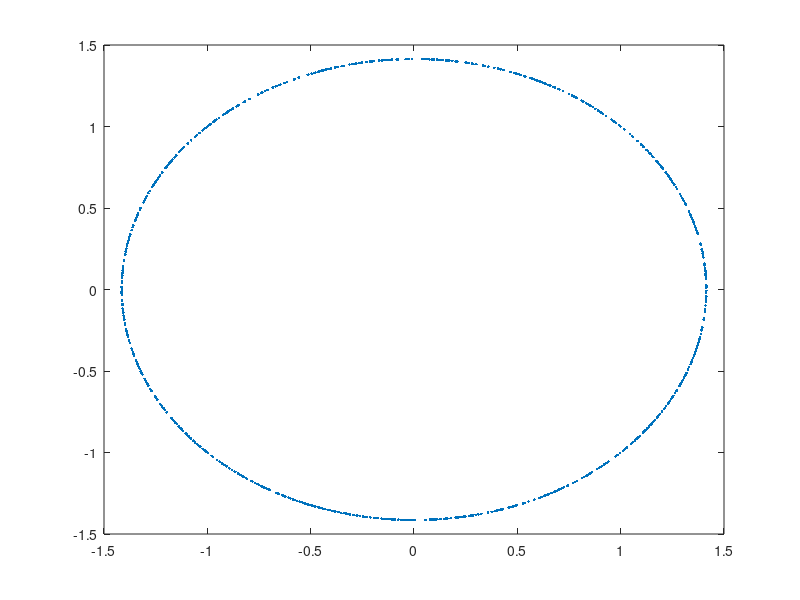

Source code (MATLAB): (Note: this script raises an error after producing the figure.)
% testing security of CW-ISS under conditon that alpha^2=lamda*(2-lamda)*Dx^2
clear all;
close all;
clc

lamda=1.0; % general in (0, 1], best in [0.9, 1.0] for good robustness
Dx=1; % deviation of host X
%alpha=1.03; % in general, more than 0 is ok
alpha=Dx*sqrt(2*lamda-lamda^2); % under the above special condition
Nv=512; % length of host vector
Nc=2;  % length of hidden message
WCR=10*log10((Nc*alpha^2+lamda^2*Dx^2*Nc)/(Nv*Dx^2)); % for example -21dB
% generate carrier U
seed=20071011;
rand('state', seed);
B=randn(Nv,Nv);
Q=orth(B);
U=Q(:, 1:Nc);
% generate dither vector: g and d
No=1000;  % number of observations
g=randn(Nc,No);
d=g;
for i=1: No
d(:, i)=abs(g(:,i))/norm(g(:,i));
end
% generate host X and message M
M=(randn(Nc, No)>0.00);  % 0 and 1 message
tm=d.*((-1).^M);
X=randn(Nv, No);
% CW-ISS embedding
Y=(eye(Nv)-lamda*U*U')*X+alpha*sqrt(Nc)*U*tm;
% draw a picture for the watermarked correlation
Z=U'*Y;
plot(Z(1, :), Z(2, :),'.');
% plot 3-dimensional
plot3(ZX(1, :), ZX(2, :), ZX(3, :), 'b.'); hold on
plot3(ZS(1, :), ZS(2, :), ZS(3, :), 'r.');
% legend('Host correlations','Watermarked correlations', 'FontSize',18,'FontName','Times New Roman');
xlabel('u1','FontSize',18,'FontName','Times New Roman');
ylabel('u2','FontSize',18,'FontName','Times New Roman');
zlabel('u3','FontSize',18,'FontName','Times New Roman');
axis([-4, 4, -4, 4, -4, 4]);  
set(gca,'FontSize',18,'FontName','Times New Roman');
hold off
% end







